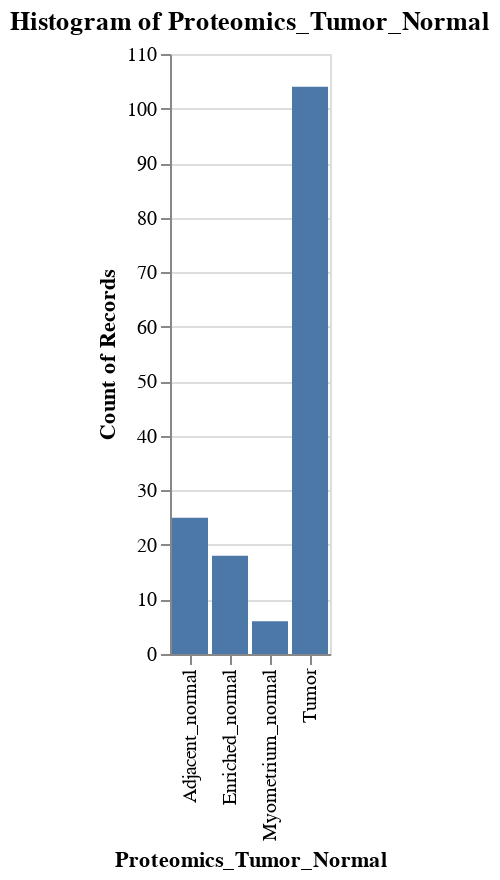

The code cell stored with this chart in its notebook:
### Code cell
plot_column_hist(heatmap.selection)

### Figure 1 — Vega-Lite specification as saved in the notebook (floating-point values rounded to 4 significant figures; data arrays with more than 128 entries replaced by an {"elided": "..."} marker saying what was removed)
{"config": {"view": {"continuousWidth": 300, "continuousHeight": 300}}, "data": {"name": "data-757671c7af8a8c2a0f0a6ac97ab59f99"}, "mark": {"type": "bar"}, "encoding": {"x": {"field": "Proteomics_Tumor_Normal", "sort": ["Adjacent_normal", "Enriched_normal", "Myometrium_normal", "Tumor"], "type": "nominal"}, "y": {"aggregate": "count", "type": "quantitative"}}, "height": 300, "title": "Histogram of Proteomics_Tumor_Normal", "width": "container", "$schema": "https://vega.github.io/schema/vega-lite/v5.17.0.json", "datasets": {"data-757671c7af8a8c2a0f0a6ac97ab59f99": {"elided": "153 records"}}}
